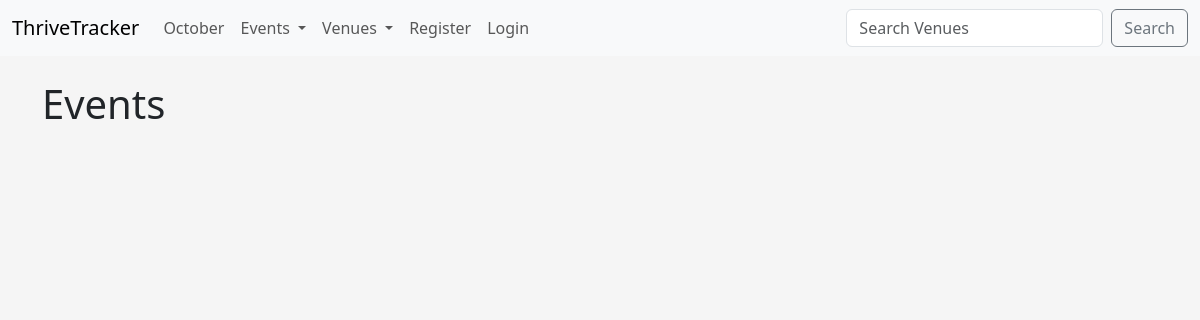
Before: /events with the older database file.
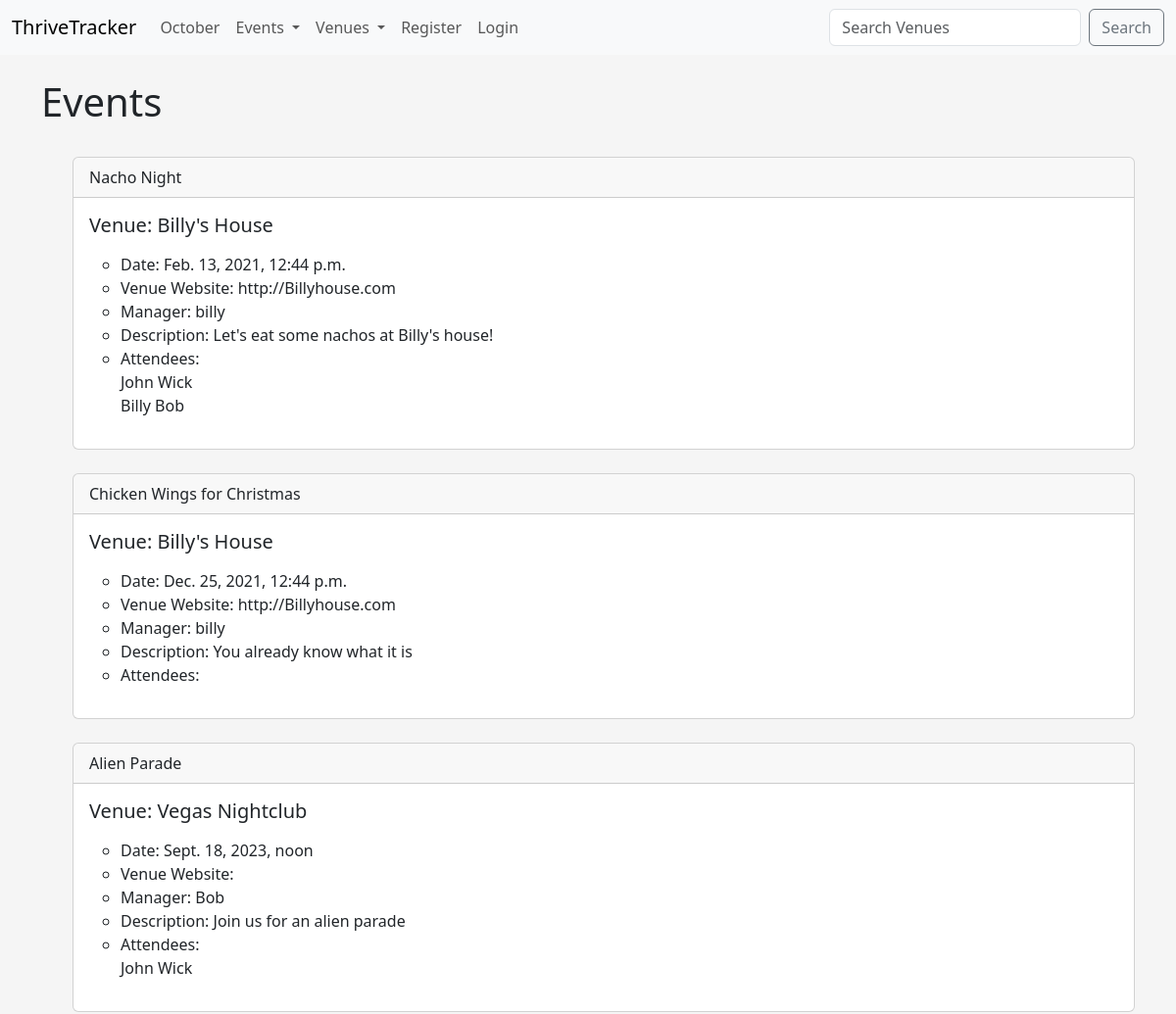
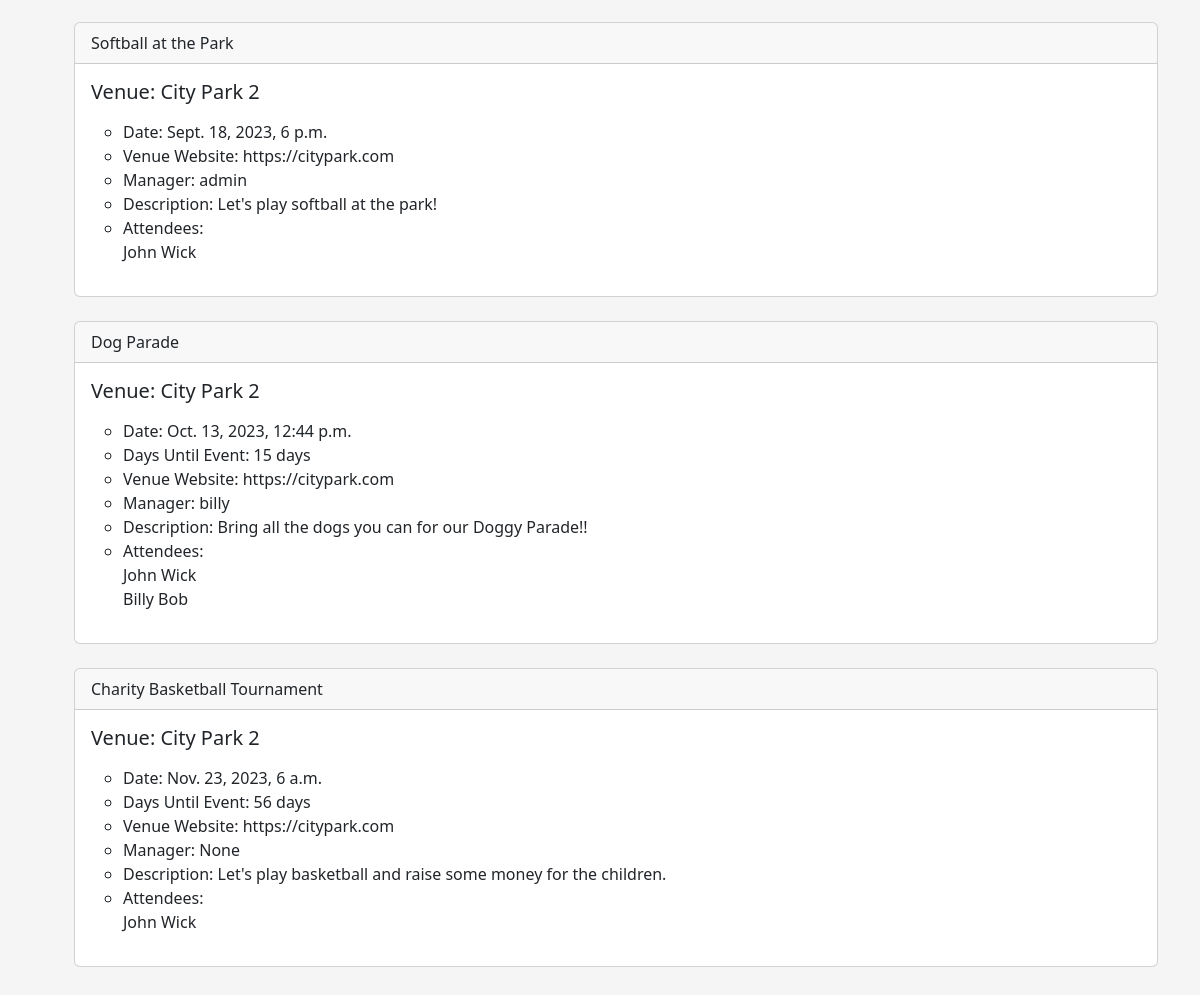
After: the same page with the newer database file (2 pictures, top to bottom).
### addiction_calendar/models.py (models this page shows)
class Event(models.Model):
    name = models.CharField('Event Name', max_length=200)
    event_date = models.DateTimeField('Event Date')
    venue = models.ForeignKey(Venue, blank=True, null=True, on_delete=models.CASCADE)
    manager = models.ForeignKey(User, blank = True, null = True, on_delete=models.SET_NULL)
    description = models.TextField('Event Description', blank=True)
    attendees = models.ManyToManyField(ThriveTrackerUser, blank=True)
    approved = models.BooleanField('Aprroved', default=False)
    def __str__(self):
        return self.name
    @property
    def Days_till(self):
        today = date.today()
        days_till = self.event_date.date() - today
        days_till_stripped = str(days_till).split(',', 1)[0]
        return days_till_stripped
    @property
    def Is_Past(self):
        today = date.today()
        if self.event_date.date() > today:
            return True
        else:
            return False

class Venue(models.Model):
    name = models.CharField('Venue Name', max_length=200)
    address = models.CharField('Venue Address', max_length=300)
    zip_code = models.CharField('Venue Zip Code', max_length=15)
    phone = models.CharField('Venue Phone', max_length=20, blank=True)
    web = models.URLField('Venue Website', blank=True)
    email_address = models.EmailField('Venue Email', blank=True)
    owner = models.IntegerField('Venue Owner', blank=False, default = 1)
    venue_image = models.ImageField('Venue Image', upload_to='images/', blank=True, null=True)
    def __str__(self):
        return self.name

class ThriveTrackerUser(models.Model):
    first_name = models.CharField('First Name', max_length=200)
    last_name = models.CharField('Last Name', max_length=200)
    username = models.CharField('Username', max_length=200)
    email = models.EmailField('Email Address')
    def __str__(self):
        return self.first_name + ' ' + self.last_name

### addiction_calendar/views.py (the view)
# urls.py: path('events', views.all_events, name="events-list"),
def all_events(request):
    events_list = Event.objects.all().order_by('event_date', 'name')
    return render(request, 'addiction_events/events_list.html',
            {'events_list': events_list})

### addiction_calendar/templates/addiction_events/events_list.html (shortened to what this page needs)
{% extends 'addiction_events/base.html' %}
{% block content %}
    <h1>Events</h1>
    <br/>
    <ul>
    {% for event in events_list%}
    {% if event.approved %}
    <div class="card">
        <div class="card-header">
            {{ event }}
        </div>
        <div class="card-body">
          <h5 class="card-title">Venue: {{ event.venue }}</h5>
          <p class="card-text">
            <ul>
                <li>Date: {{ event.event_date }}</li>
                {% if event.Is_Past %}
                    <li>Days Until Event: {{ event.Days_till }}</li>
                {% endif %}
                <li>Venue Website: {{ event.venue.web }}</li>
                <li>Manager: {{ event.manager }}</li>
                <li>Description: {{ event.description }}</li>
                <li>Attendees:
                    <br/>
                {% for user in event.attendees.all %}
                     {{ user }}
                     <br/>
                {% endfor %}
                </li>
            </ul>
        </p>
      </div>
    </div>
    <br/>
    {% endif %}
    {% endfor %}
{% endblock %}

Changed rows visible on the page:
now on this page (row edited): Event: name "Nacho Night", venue "Billy's House", event_date "Feb. 13, 2021, 12:44 p.m.", venue.web "http://Billyhouse.com", manager "billy", description "Let's eat some nachos at Billy's house!"
now on this page (row unchanged): ThriveTrackerUser: first_name+last_name "John Wick"
now on this page (row unchanged): ThriveTrackerUser: first_name+last_name "Billy Bob"
now on this page (row edited): Event: name "Chicken Wings for Christmas", venue "Billy's House", event_date "Dec. 25, 2021, 12:44 p.m.", venue.web "http://Billyhouse.com", manager "billy", description "You already know what it is"
now on this page (row edited): Event: name "Alien Parade", venue "Vegas Nightclub", event_date "Sept. 18, 2023, noon", manager "Bob", description "Join us for an alien parade"
now on this page (row edited): Event: name "Softball at the Park", venue "City Park 2", event_date "Sept. 18, 2023, 6 p.m.", venue.web "https://citypark.com", manager "admin", description "Let's play softball at the park!"
now on this page (row edited): Event: name "Dog Parade", venue "City Park 2", event_date "Oct. 13, 2023, 12:44 p.m.", Days_till "15 days", venue.web "https://citypark.com", manager "billy", description "Bring all the dogs you can for our Doggy Parade!!"
now on this page (row edited): Event: name "Charity Basketball Tournament", venue "City Park 2", event_date "Nov. 23, 2023, 6 a.m.", Days_till "56 days", venue.web "https://citypark.com", manager "None", description "Let's play basketball and raise some money for the children."
